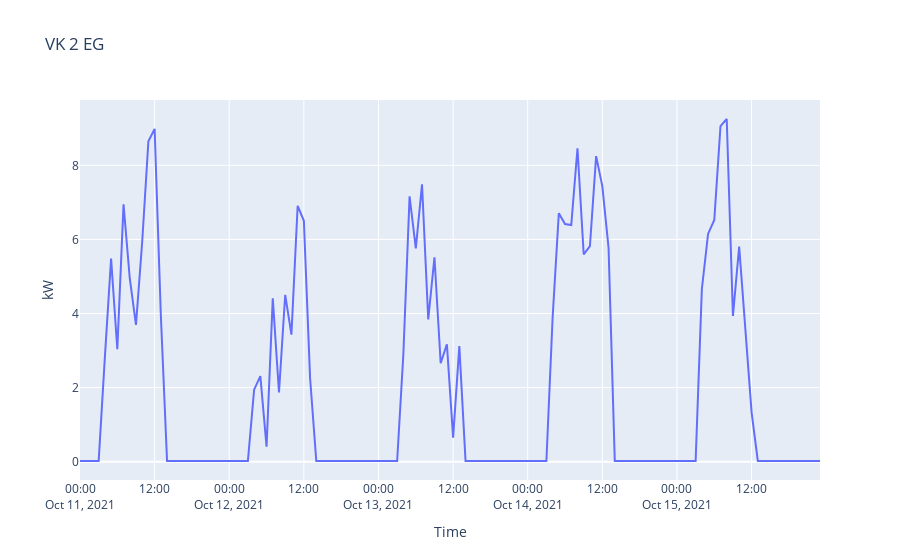

The notebook cell saved with this chart:
### Code cell
px.line(
    x=df.index, y=df.kw, 
    title='VK 2 EG',
    labels={
        'x': 'Time',
        'y': 'kW'
    })
